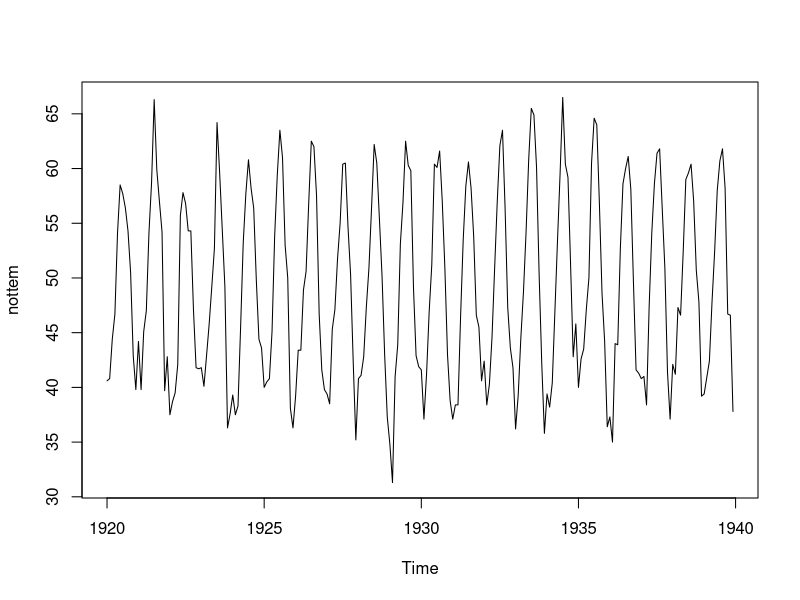
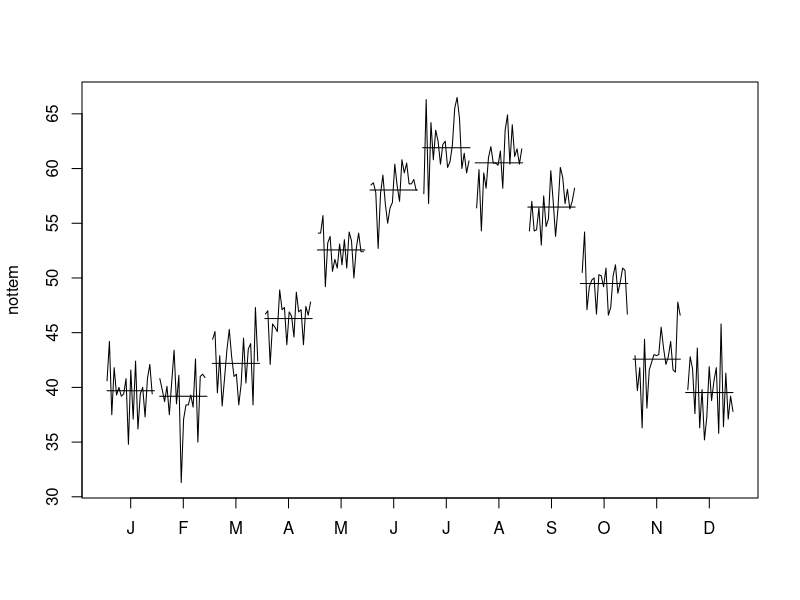
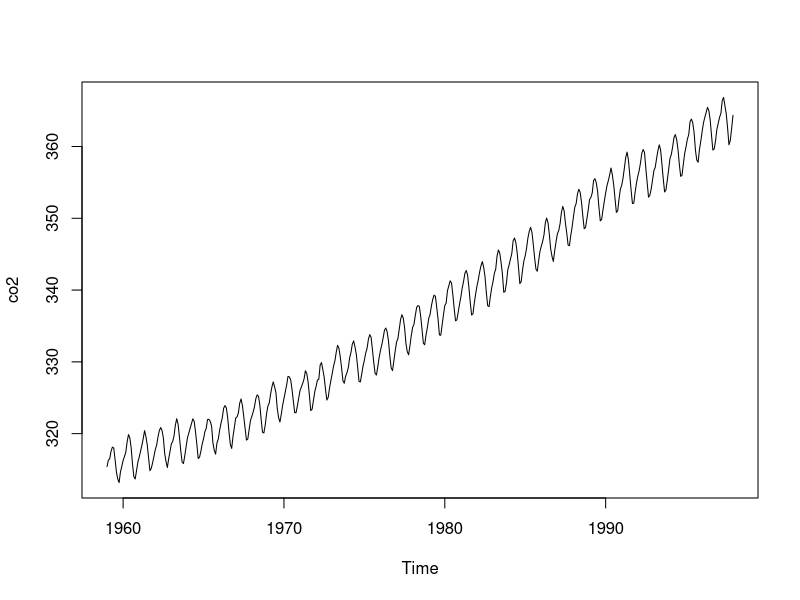
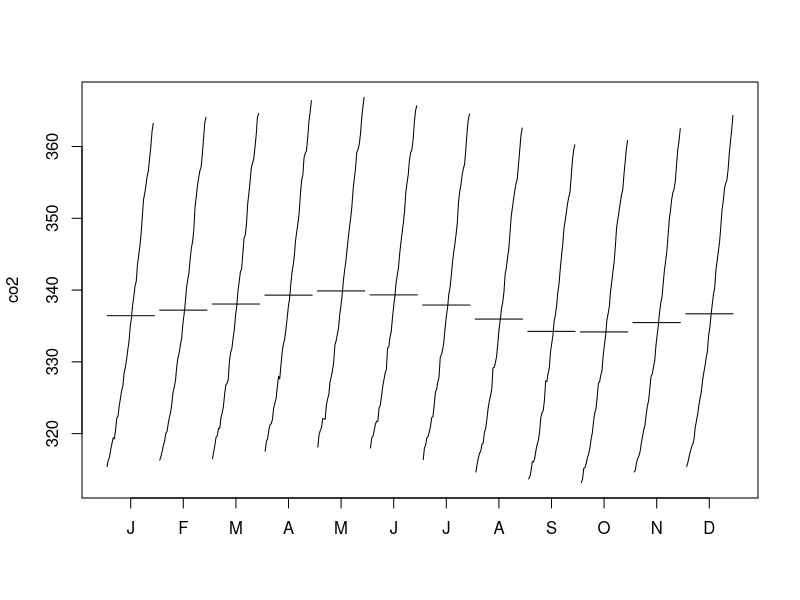
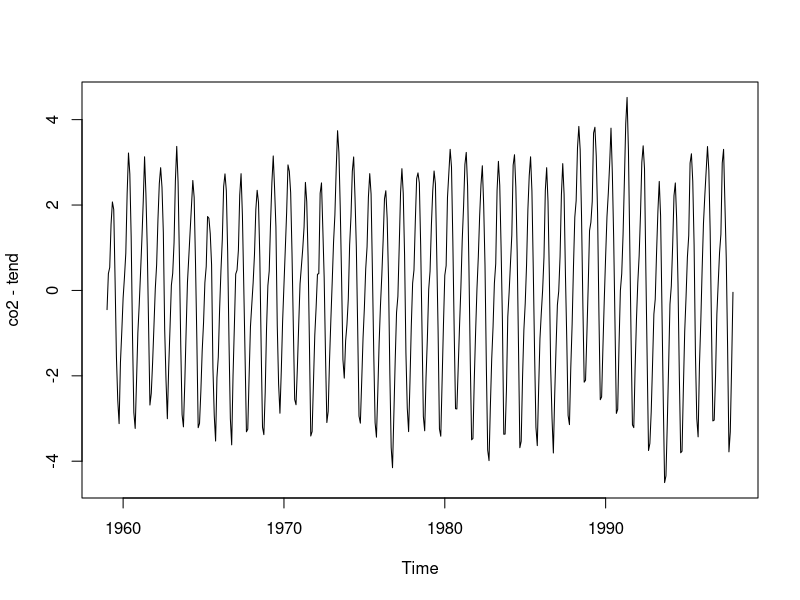
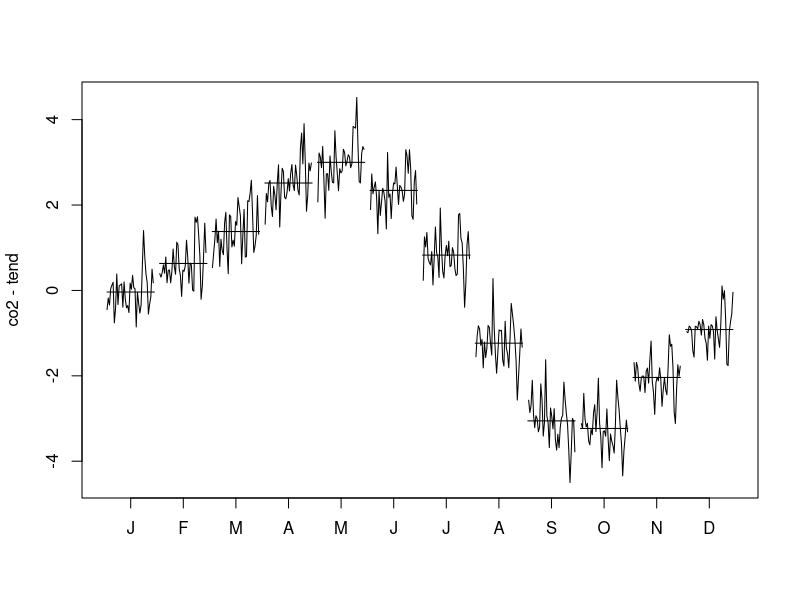
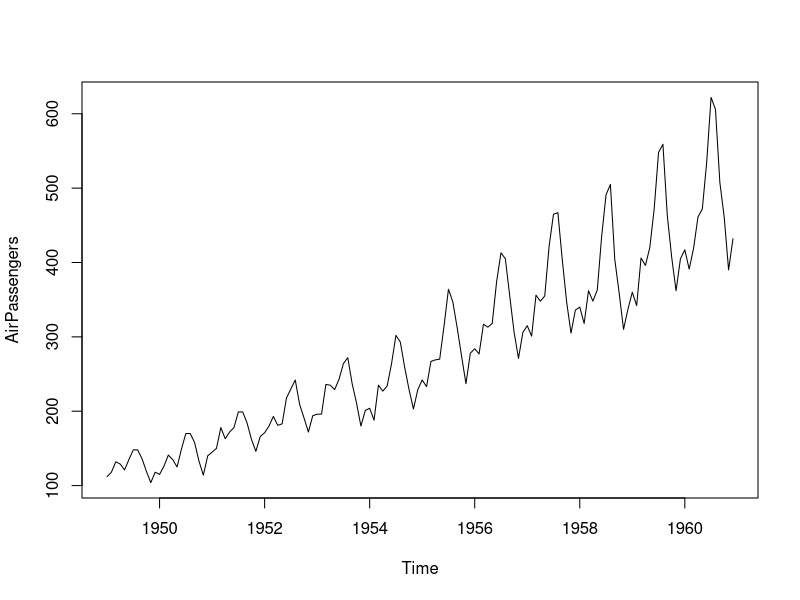
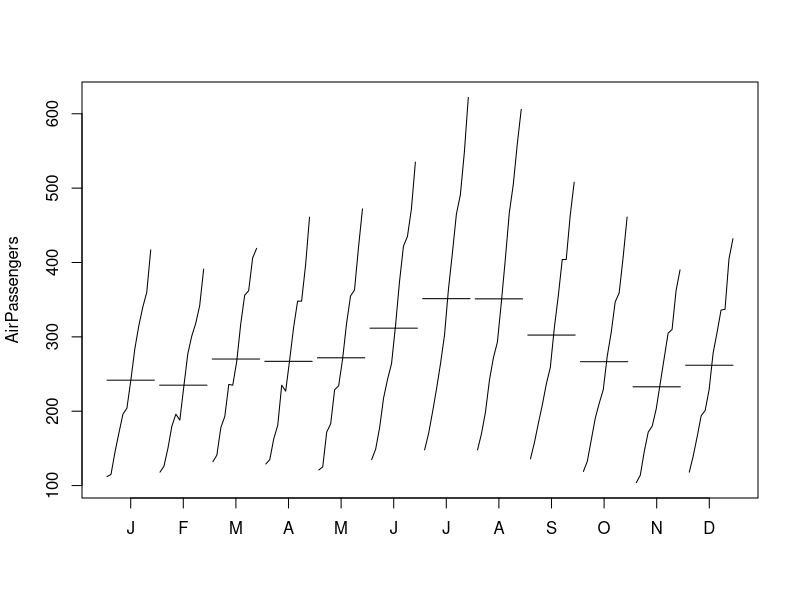

Write R code to recreate these figures, in order.
## ---- chunk 1
#| layout-ncol: 2
#| fig-cap: 
#| - "Gráfico da série de temperaturas no Castelo de Nottingham"
#| - "Gráfico de subséries"
#| label: fig-nottemMonthplot
ts.plot(nottem)
monthplot(nottem)
## ---- chunk 2
ts.plot(co2)
## ---- chunk 3
monthplot(co2)
## ---- chunk 4
# estimação da tendência via loess
tempo <- 1 : length(co2)
model <- loess( co2 ~tempo)
tend <- fitted(model)

# série sem tendência e o gráfico de subséries
plot( co2-tend)
monthplot(co2-tend)
## ---- chunk 5
#| layout-ncol: 2
#| fig-cap: 
#| - 'Gráfico da série AirPassengers' 
#| - 'Gráfico de subséries da série AirPassengers. Observe as tendências monótona crescente em cada subgráfico'
#| label: fig-AirPassengersMonthplot
ts.plot(AirPassengers)
monthplot(AirPassengers)
## ---- chunk 6
# estimação da tendência via loess
tempo <- 1 : length(AirPassengers)
model <- loess( AirPassengers ~tempo)
tend <- fitted(model)

# série sem tendência e o gráfico de subséries
plot( AirPassengers-tend)
monthplot(AirPassengers-tend)
## ---- chunk 7
#| layout-ncol: 1
#| fig-cap: 
#| - "Em preto: número de óbitos por doenças pulmonares no Reino Unido. Em vermelho: tendência dessazonalizada"
#| label: fig-ldeathsDess

## ---- chunk 8
#| layout-ncol: 1
#| fig-cap: 
#| - 'Decomposição da série de óbitos por doenças pulmonares no Reino Unido'
#| label: fig-ldeathsDecomposicaoClassica

plot(decompose(ldeaths))
## ---- chunk 9
plot(decompose(AirPassengers))
## ---- chunk 10
# além da série, devemos colocar o período desejado na função 
plot(stl(AirPassengers, 12))
## ---- chunk 11
ts.plot(nottem)
abline(h = mean(nottem))
## ---- chunk 12
xtil <- nottem - mean(nottem) 
mes <- cycle(nottem)
mes <- as.factor(mes)
mod <- lm( xtil ~ mes - 1)
mod
## ---- chunk 13
plot.new()
plot.window(xlim = c(0,13), ylim= c(-11,11))
points(coefficients(mod), pch = 16)
axis(1, at = 1:12, labels = c('J','F','M','A','M','J','J','A','S','O','N','D'))
axis(2)
title(ylab = 'Valor do fator sazonal',xlab='Fator sazonal')
## ---- chunk 14
#| layout-ncol: 2
#| fig-cap: 
#| - 'Gráfico dos ressíduos'
#| - 'Correlograma dos resíduos'
res <- residuals(mod)
ts.plot(res)
acf(res)
## ---- chunk 15
shapiro.test(res)
Box.test(res)
